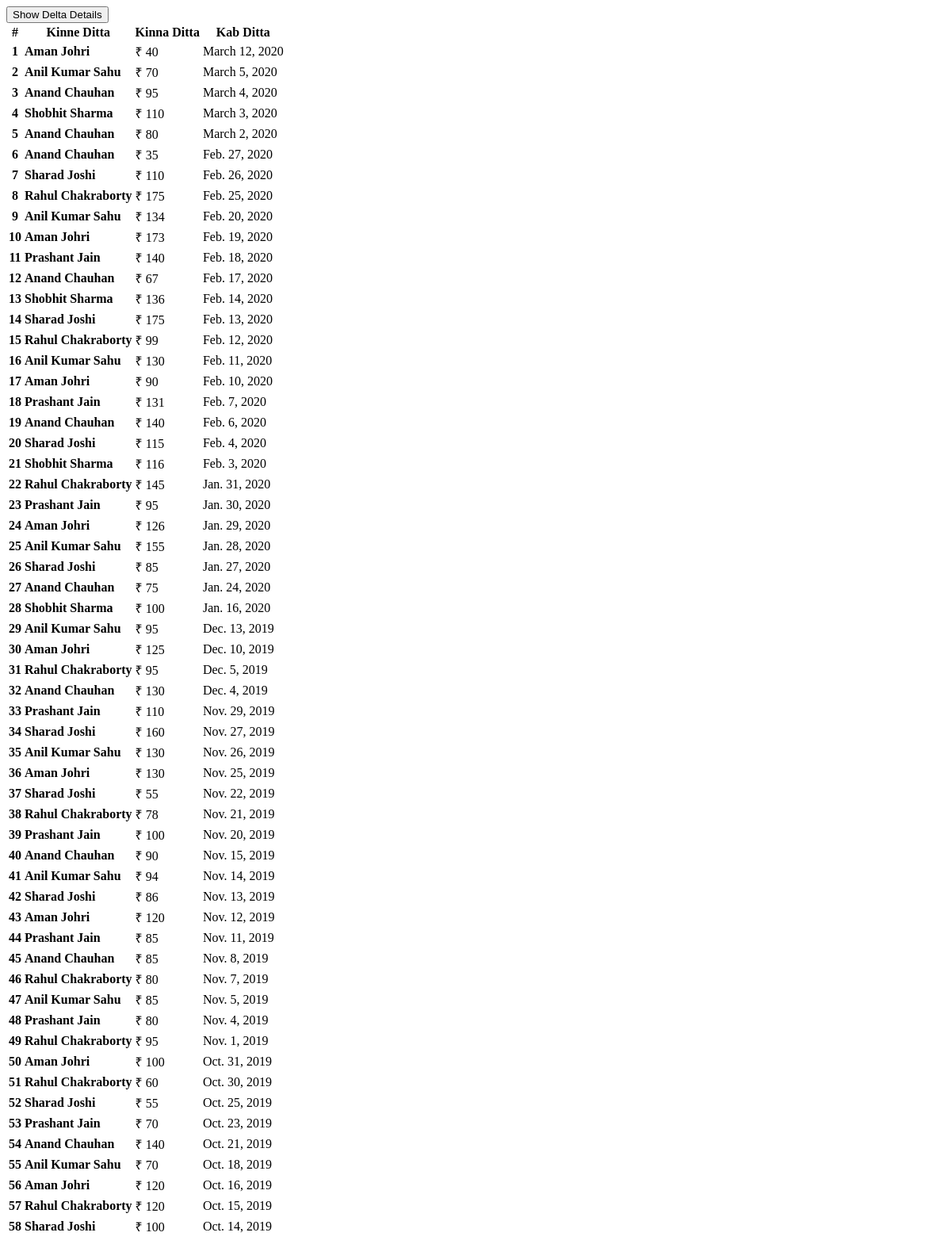
The page /search on the database as committed earlier.
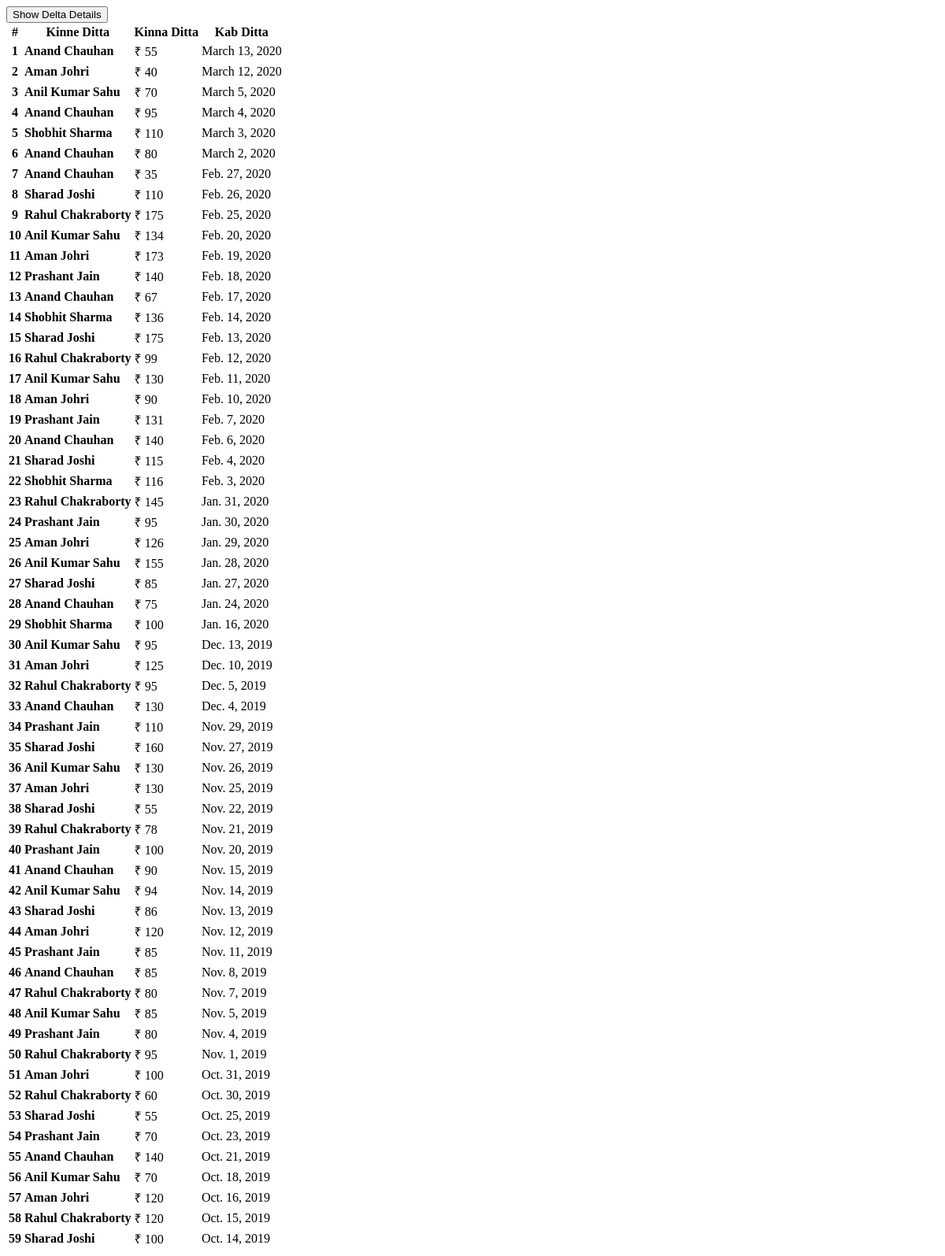
The same page on the database as committed later.
### main/models.py (models this page shows, shortened)
class Detail(models.Model):
    user_name = models.CharField(max_length=50)
    amount = models.IntegerField()
    date_deposite = models.DateField()

### main/views.py (the view, shortened to what this page needs)
# urls.py: path('search', views.search, name='entry'),
def search(request):
    qst = Detail.objects.all().order_by('-date_deposite')
    return render_to_response('ajax_search.html', {'query': qst})

### main/templates/ajax_search.html (shortened to what this page needs)
{% if query.count > 0 %}
<button type="button" class="btn btn-outline-warning mx-3 mb-3" data-toggle="modal" data-target="#exampleModal" onclick="Calculate()">
    Show Delta Details
</button>
<table class="table table-sm table-striped" id="details">
    <thead>
        <tr class="tr-head">
            <th scope="col">#</th>
            <th scope="col">Kinne Ditta</th>
            <th scope="col">Kinna Ditta</th>
            <th scope="col">Kab Ditta</th>
        </tr>
    </thead>
    <tbody>
        {% for q in query %}
        {% if q.user_name == 'Rahul Chakraborty' %}
        <tr>
            <th scope="row">{{forloop.counter}}</th>
            <td><strong>{{q.user_name}}</strong></td>
            <td><li style="list-style-type:none;" value='{{q.amount}}'  type=text class="rahul">&#x20B9; {{q.amount}}</li></td>
            <td>{{q.date_deposite}}</td>
        </tr>
        {% elif q.user_name == 'Aman Johri' %}
        <tr>
            <th scope="row">{{forloop.counter}}</th>
            <td><strong>{{q.user_name}}</strong></td>
            <td><li style="list-style-type:none;" value='{{q.amount}}'  type=text class="aman">&#x20B9; {{q.amount}}</li></td>
            <td>{{q.date_deposite}}</td>
        </tr>
        {% elif q.user_name == 'Prashant Jain' %}
        <tr>
            <th scope="row">{{forloop.counter}}</th>
            <td><strong>{{q.user_name}}</strong></td>
            <td><li style="list-style-type:none;" value='{{q.amount}}'  type=text class="prashant">&#x20B9; {{q.amount}}</li></td>
            <td>{{q.date_deposite}}</td>
        </tr>
        {% elif q.user_name == 'Sharad Joshi' %}
        <tr>
            <th scope="row">{{forloop.counter}}</th>
            <td><strong>{{q.user_name}}</strong></td>
            <td><li style="list-style-type:none;" value='{{q.amount}}'  type=text class="sharad">&#x20B9; {{q.amount}}</li></td>
            <td>{{q.date_deposite}}</td>
        </tr>
        {% elif q.user_name == 'Anil Kumar Sahu' %}
        <tr>
            <th scope="row">{{forloop.counter}}</th>
            <td><strong>{{q.user_name}}</strong></td>
            <td><li style="list-style-type:none;" value='{{q.amount}}'  type=text class="anil">&#x20B9; {{q.amount}}</li></td>
            <td>{{q.date_deposite}}</td>
        </tr>
        {% elif q.user_name == 'Anand Chauhan' %}
        <tr>
            <th scope="row">{{forloop.counter}}</th>
            <td><strong>{{q.user_name}}</strong></td>
            <td><li style="list-style-type:none;" value='{{q.amount}}'  type=text class="anand">&#x20B9; {{q.amount}}</li></td>
            <td>{{q.date_deposite}}</td>
        </tr>
        {% elif q.user_name == 'Shobhit Sharma' %}
        <tr>
            <th scope="row">{{forloop.counter}}</th>
            <td><strong>{{q.user_name}}</strong></td>
            <td><li style="list-style-type:none;" value='{{q.amount}}'  type=text class="shobhit">&#x20B9; {{q.amount}}</li></td>
            <td>{{q.date_deposite}}</td>
        </tr>
        {% endif %}
        {% endfor %}
    </tbody>
</table>
{% endif%}

Rows that differ between the two databases and show on the page:
added Detail: user_name "Anand Chauhan", amount "55", date_deposite "March 13, 2020"
